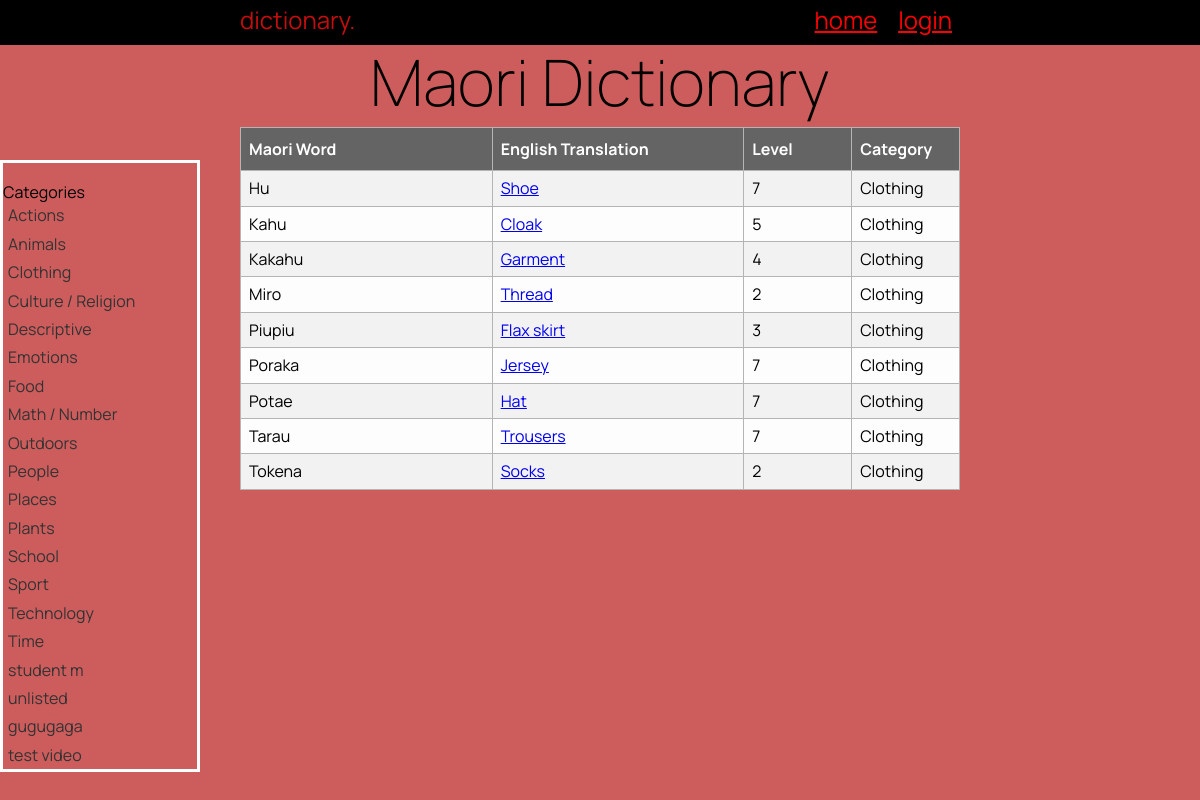
/category/3, run on an earlier commit of the app's database.
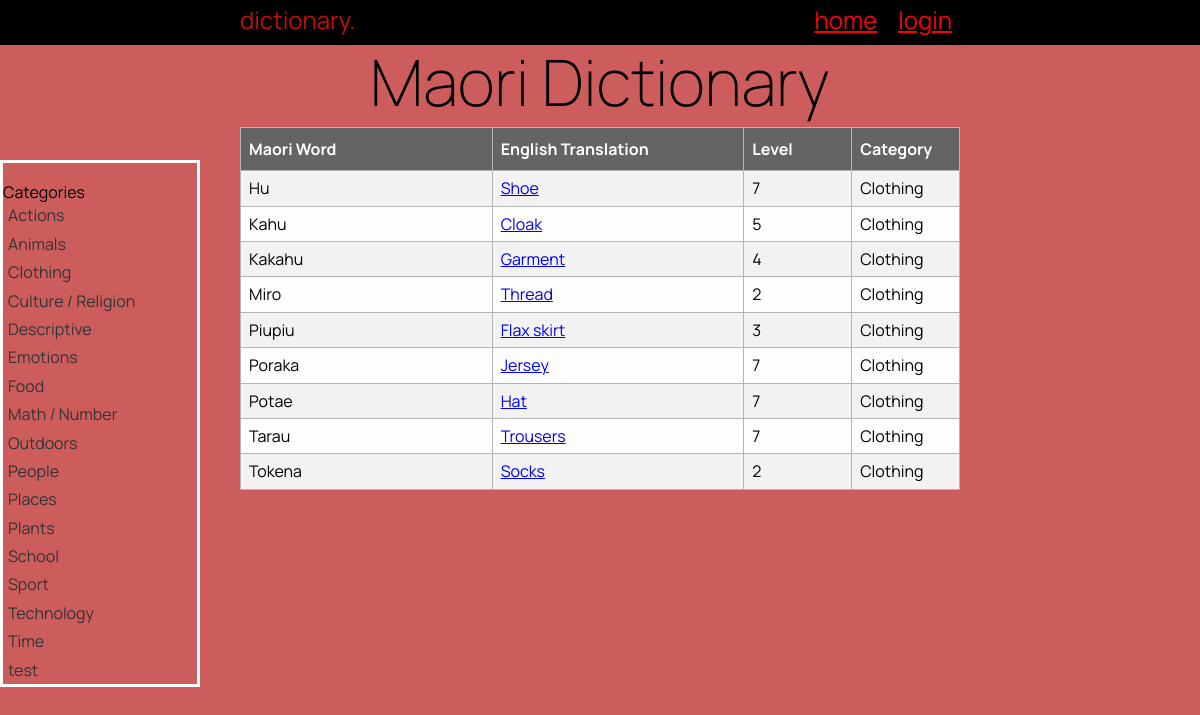
And on a later commit of the database.
### tables this page shows
CREATE TABLE "category"
(
    cat_id        integer
        constraint category_pk
            primary key autoincrement
        constraint category_pk_2
            unique,
    category_name varchar(100)
);

CREATE TABLE "Dictionary"
(
    word_id    INTEGER
        constraint maori_words_pk
            primary key autoincrement,
    Maori      varchar(100),
    English    varchar(100),
    Definition varchar(100),
    level      INTEGER,
    image      varchar(15),
    cat_id_fk  INTEGER
        constraint cat_id_fk
            references category (""),
    user_id_fk INTEGER
        constraint user_id_fk
            references user (""),
    entry_date date
);

### app.py (the view)
@app.route('/category/<cat_id>')
def render_category(cat_id):
    title = cat_id
    category_list = get_list("SELECT cat_id, category_name FROM category", "")
    print(category_list)
    words_list = get_list("SELECT word_id, Maori, English, level, category_name "
                          "FROM Dictionary m "
                          "INNER JOIN category c ON m.cat_id_fk = c.cat_id "
                          "WHERE cat_id=?", (cat_id,))
    print(words_list)
    return render_template("category.html", word=words_list, categories=category_list,
                           logged_in=is_logged_in(), title=title, is_teacher=is_teacher())

### app.py (called while the page is built)
def get_list(query, params):
    with create_connection(DATABASE) as con:
        cur = con.cursor()
        if params == "":
            cur.execute(query)
        else:
            cur.execute(query, params)
        query_list = cur.fetchall()
    return query_list

def create_connection(db_file):
    try:
        connection = sqlite3.connect(db_file)
        print("Connection to database successful.")
        return connection
    except Error as e:
        print("Error connecting to database:", e)
        return None

def is_logged_in():
    if session.get('email') is None:
        return False
    else:
        return True

def is_teacher():
    return session.get('is_teacher') == 1

### templates/category.html (shortened to what this page needs)
{% extends 'base.html' %}
{% block main %}
<div class="sidebar">
    <p>Categories</p>
    {% for category in categories %}
    <ul id="sidebar-links">
        <li> <a href="/category/{{ category[0] }}">{{ category[1] }}</a> </li>
    </ul>
    {% endfor %}
</div>
<div class="content">
    <table class="list">
        <tr>
            <th style="width:35%">Maori Word</th>
            <th style="width:35%">English Translation</th>
            <th style="width:15%">Level</th>
            <th style="width:15%">Category</th>
        </tr>
        {% for id in word %}
        <tr>
            <td>{{ id[1] }}</td>
            <td><a href="/word_detail/{{ id[0] }}">{{ id[2] }}</a></td>
            <td>{{ id[3] }}</td>
            <td>{{ id[4] }}</td>
        </tr>
        {% endfor %}
    </table>
</div>
{% endblock %}

What changed in the data, as far as the page shows it:
removed category: category_name "student m"
removed category: category_name "unlisted"
removed category: category_name "gugugaga"
removed category: category_name "test video"
added category: category_name "test"
